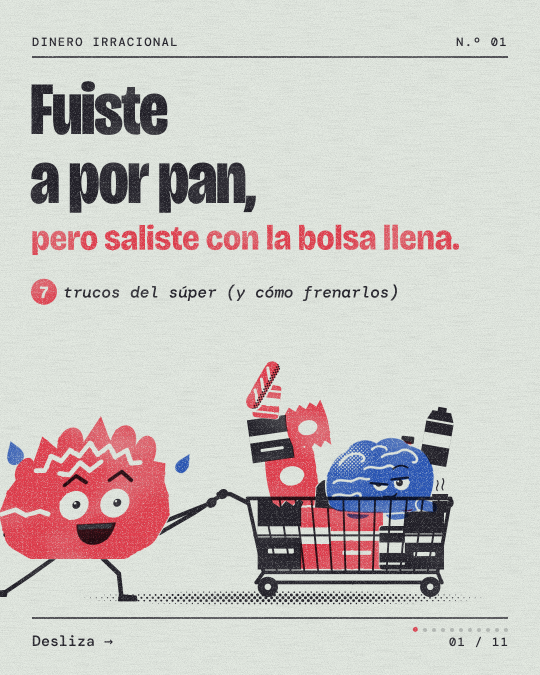
#> input picture instagram/posts/01-supermercado/slide-01.png, 1080 x 1350 px (shown at 1/2 size); its folder holds 4 pictures in this run
$ python overview.py
#> lines starting #> are read from the running program, lines starting #| are printed output that depends on the picture
# Hoja de contactos de las 11 slides (4 × 3, última celda vacía) -> overview.png
import os
from PIL import Image
D = os.path.dirname(os.path.abspath(__file__))
W, H, G = 300, 375, 20
sheet = Image.new('RGB', (4 * W + 5 * G, 3 * H + 4 * G), (214, 219, 212))
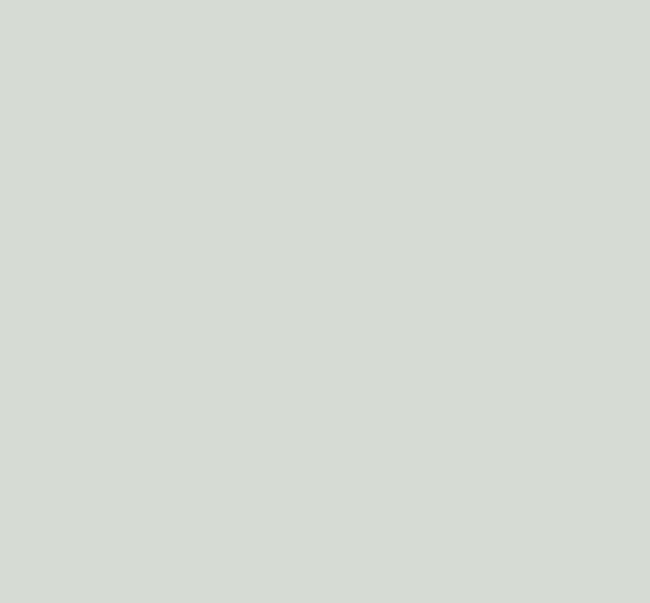
#> sheet: PIL image 1300x1205 RGB (shown at 1/2 size); mean R, G, B 214, 219, 212
for i in range(11):
    im = Image.open(os.path.join(D, 'slide-%02d.png' % (i + 1))).convert('RGB').resize((W, H), Image.LANCZOS)
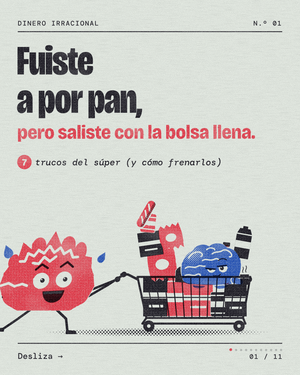
#> im: PIL image 300x375 RGB; mean R, G, B 203.5, 198.5, 195.3
    sheet.paste(im, (G + (i % 4) * (W + G), G + (i // 4) * (H + G)))
#> pass 2 of the loop `for i in range(11):`:
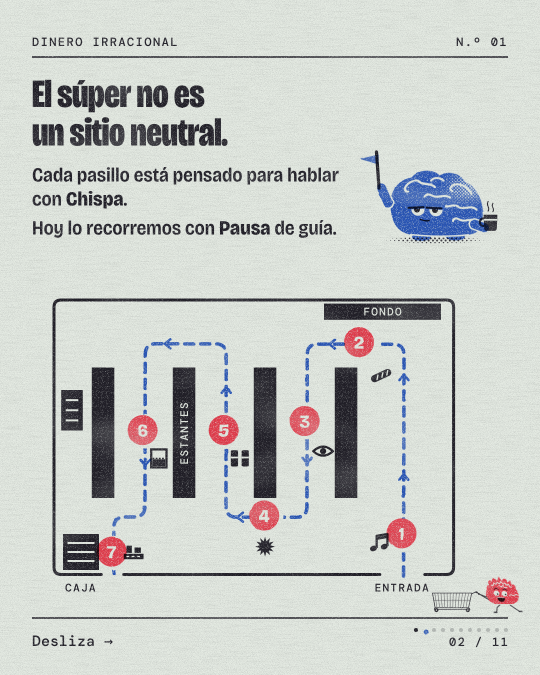
#> input picture instagram/posts/01-supermercado/slide-02.png, 1080 x 1350 px (shown at 1/2 size)
#> `im = Image.open(os.path.join(D, 'slide-%02d.png' % (i + 1))).convert('..`:
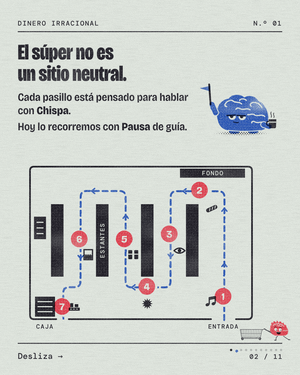
#> im: PIL image 300x375 RGB; mean R, G, B 201.4, 205.2, 201.3
#> `sheet.paste(im, (G + (i % 4) * (W + G), G + (i // 4) * (H + G)))`:
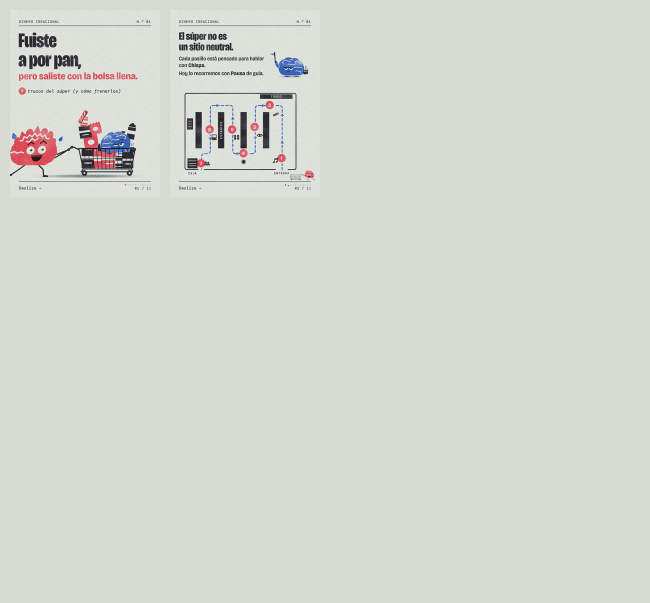
#> sheet: PIL image 1300x1205 RGB (shown at 1/2 size); mean R, G, B 212.3, 216.5, 210
#> pass 3 of the loop `for i in range(11):`:
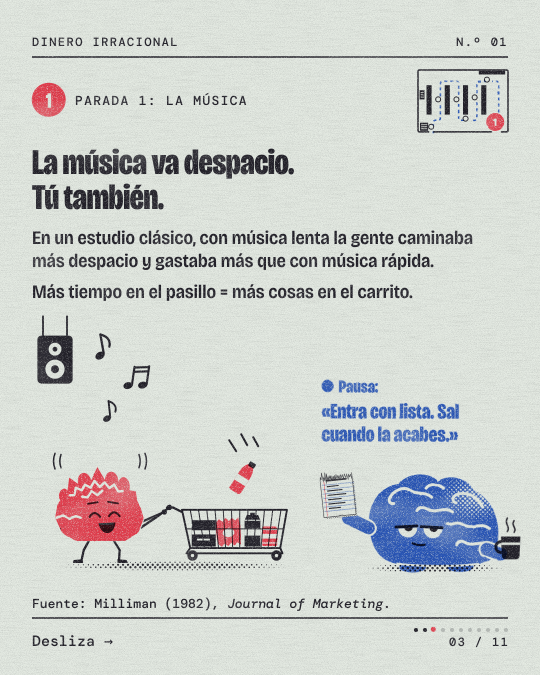
#> input picture instagram/posts/01-supermercado/slide-03.png, 1080 x 1350 px (shown at 1/2 size)
#> `im = Image.open(os.path.join(D, 'slide-%02d.png' % (i + 1))).convert('..`:
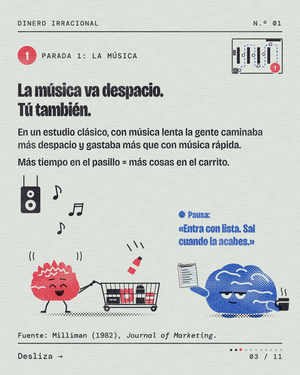
#> im: PIL image 300x375 RGB; mean R, G, B 204.3, 208.2, 205
#> `sheet.paste(im, (G + (i % 4) * (W + G), G + (i // 4) * (H + G)))`:
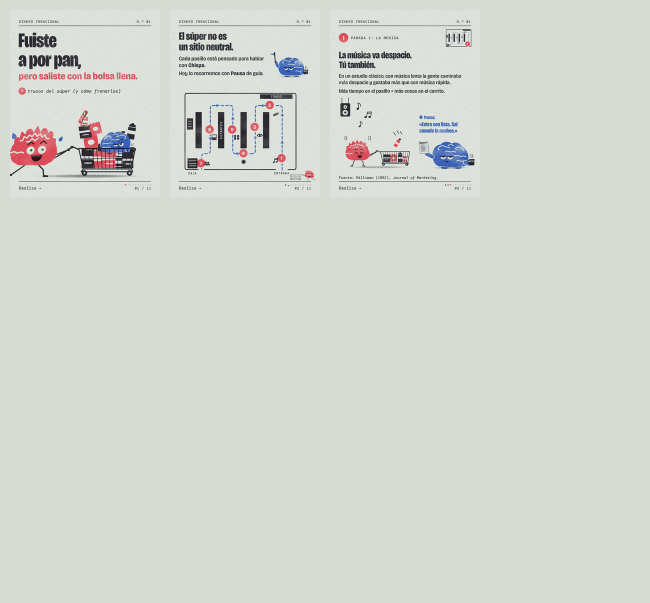
#> sheet: PIL image 1300x1205 RGB (shown at 1/2 size); mean R, G, B 211.6, 215.8, 209.5
#> (the run stopped early here; a loop or call above may not have finished)
